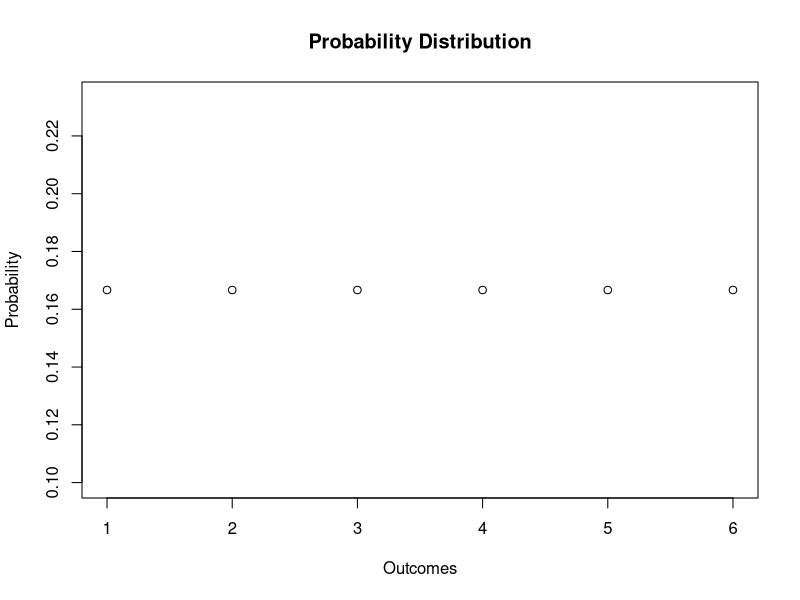
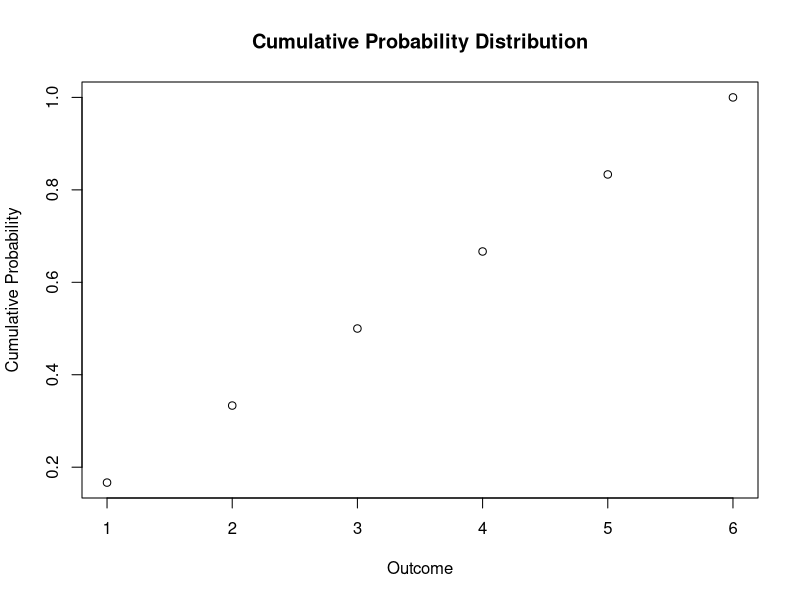
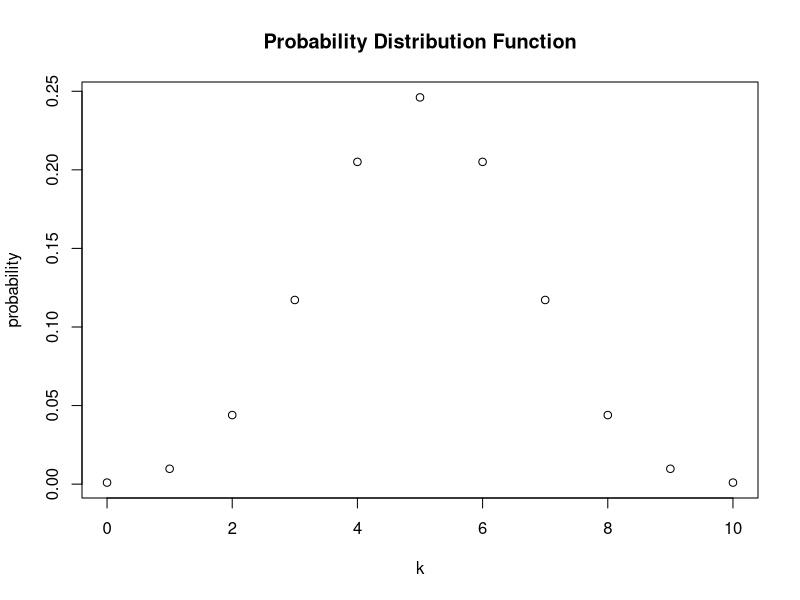
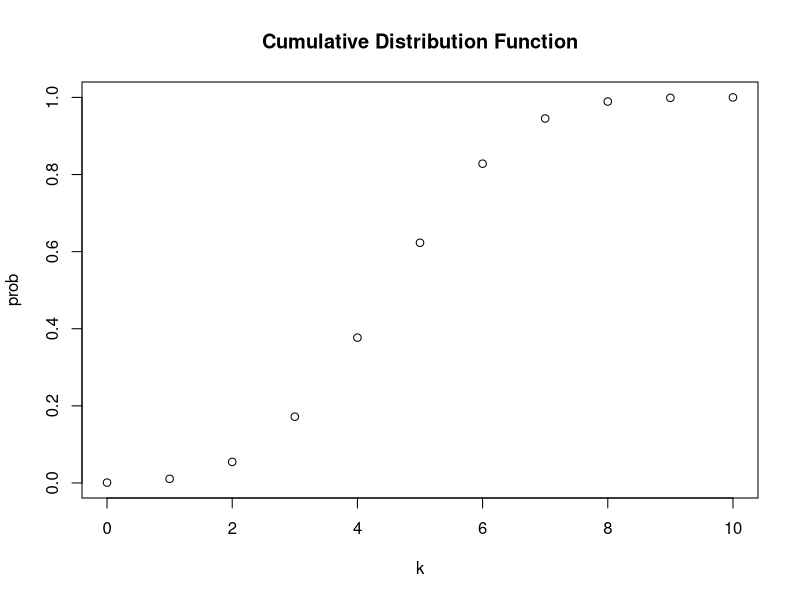

Here is the R script that generated these plots, in order:
## ---- chunk 1
sample <- sample(1:6, 1)
## ---- chunk 2
probability <- rep(1/6, 6)

# Plot the probability
plot(
  probability,
  xlab = "Outcomes",
  ylab = "Probability",
  main = "Probability Distribution"
)
## ---- chunk 3
cum_probability <- cumsum(probability)

plot(cum_probability,
     xlab = "Outcome",
     ylab = "Cumulative Probability",
     main = "Cumulative Probability Distribution")
## ---- chunk 4
sample(c("H", "T"), 1)
## ---- chunk 5
dbinom(x = 5,
       size = 10,
       prob = 0.5
       )
## ---- chunk 6
sum(dbinom(x = 4:7, size = 10, prob = 0.5))
## ---- chunk 7
# compute P(4 <= k <= 7) using 'pbinom()'
pbinom(size = 10, prob = 0.5, q = 7) - pbinom(size = 10, prob = 0.5, q = 3)
## ---- chunk 8
k <- 0:10
k
## ---- chunk 9
probability <- dbinom(x = k,
                      size = 10,
                      prob = 0.5)

# Plot the outcome
plot(x = k,
     y = probability,
     main = "Probability Distribution Function")
## ---- chunk 10
prob <- pbinom(q = k,
               size = 10,
               prob = 0.5)

# Plot
plot(x = k,
     y = prob,
     main = "Cumulative Distribution Function")
